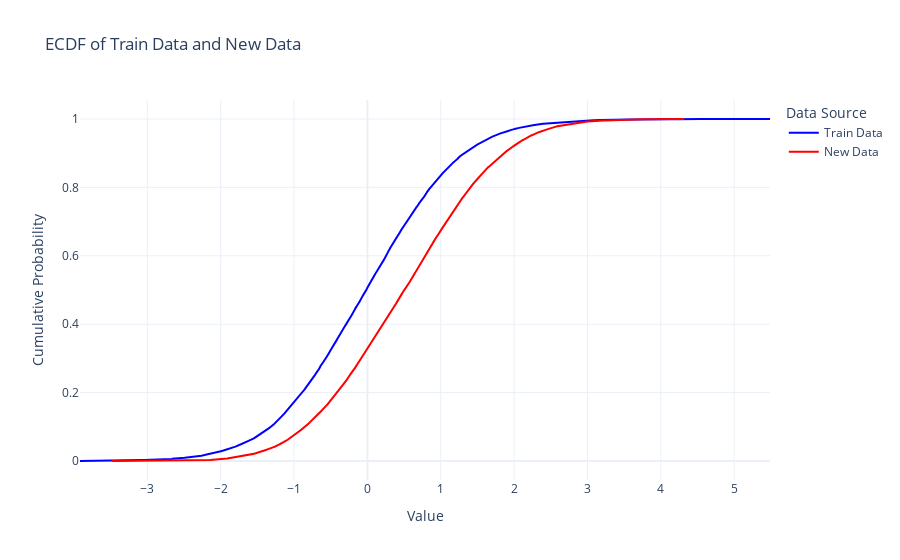

Source (notebook cell):
### Markdown cell above
![image-2.png](attachment:image-2.png)

### Code cell
import plotly.graph_objects as go

# Create ECDF traces for Train Data and New Data
train_trace = go.Figure(data=[
    go.Scatter(
        x=np.sort(X_train.flatten()),  # Assuming X_train is a single-feature numpy array
        y=np.linspace(0, 1, len(X_train.flatten()), endpoint=False),
        line=dict(color='blue', width=2),
        # fill='tozeroy',
        name='Train Data'
    )
])

new_data_trace = go.Figure(data=[
    go.Scatter(
        x=np.sort(new_data.flatten()),  # Assuming new_data is a single-feature numpy array
        y=np.linspace(0, 1, len(new_data.flatten()), endpoint=False),
        line=dict(color='red', width=2),
        # fill='tozeroy',
        name='New Data'
    )
])

# Combine the traces into a single figure
fig = go.Figure(data=[train_trace.data[0], new_data_trace.data[0]])

# Customize the layout
fig.update_layout(
    title="ECDF of Train Data and New Data",
    xaxis_title="Value",
    yaxis_title="Cumulative Probability",
    legend_title="Data Source",
    template='plotly_white'
)

# Display the figure
fig.show()

### Figure 1 — Plotly figure (JSON) as saved in the notebook; plotly's stock layout.template omitted (floating-point values rounded to 4 significant figures; data arrays with more than 128 entries replaced by an {"elided": "..."} marker saying what was removed)
{"data": [{"line": {"color": "blue", "width": 2}, "name": "Train Data", "type": "scatter", "x": {"elided": "16000 float values"}, "y": {"elided": "16000 float values"}}, {"line": {"color": "red", "width": 2}, "name": "New Data", "type": "scatter", "x": {"elided": "20000 float values"}, "y": {"elided": "20000 float values"}}], "layout": {"legend": {"title": {"text": "Data Source"}}, "title": {"text": "ECDF of Train Data and New Data"}, "xaxis": {"title": {"text": "Value"}}, "yaxis": {"title": {"text": "Cumulative Probability"}}}}
